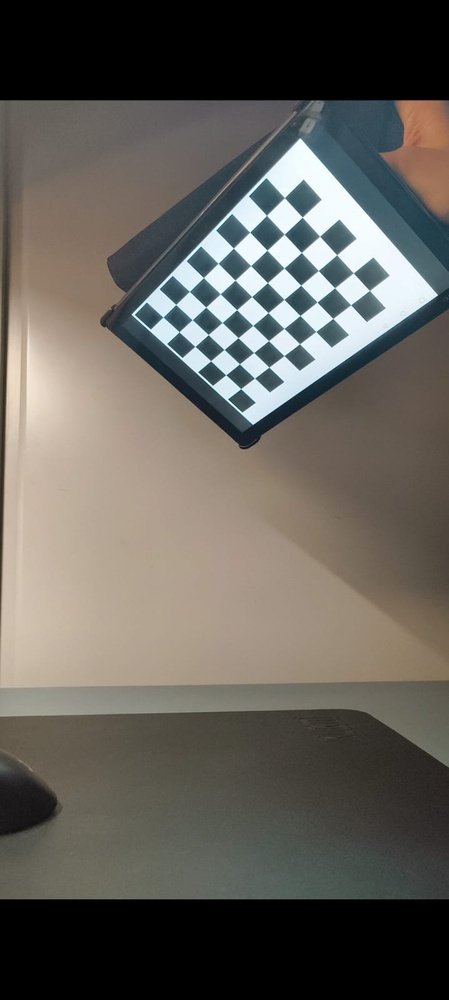
#> input picture resources/calibration/nothing_2a_checkerboards/n2a_cal2_1.jpg, 449 x 1000 px, shrunk from 719 x 1600 before the run; its folder holds only this picture in this run
$ python bowl.py
#> lines starting #> are read from the running program, lines starting #| are printed output that depends on the picture; after the words box and inside, x2 and y2 are one past the last pixel; in counts of white or black regions, pixels touching at a corner belong together
### src/calibration.py
import cv2
import numpy as np
import glob
import os
import re

def intrinsic(images_path, checkerboard_size = (9, 6), square_size = 25, show_detection = False):
    # Termination criteria for corner sub-pixel refinement
#> called with checkerboard_size = (9, 6), square_size = 25, show_detection = False
    criteria = (cv2.TERM_CRITERIA_EPS + cv2.TERM_CRITERIA_MAX_ITER, 30, 0.001)

    # Prepare object points based on the checkerboard grid
    objp = np.zeros((checkerboard_size[0] * checkerboard_size[1], 3), np.float32)
    objp[:, :2] = np.mgrid[0:checkerboard_size[0], 0:checkerboard_size[1]].T.reshape(-1, 2) * square_size

    # Lists to store object points and image points from all images
    object_points = []  # 3D points in real-world space
    image_points = []  # 2D points in image plane
    images = glob.glob(os.path.join(images_path, "*.jpg"))

    # Check if any images were found
    if not images:
        print(f"No images found in the specified directory. Path : {images_path}")
        return None, None

    print(f"Found {len(images)} images. Processing...")

    # Loop through each image in the folder
    for input_image in images:
        img = cv2.imread(input_image)
#> img is the input picture: shape (1000, 449, 3); mean B, G, R 89.8, 96.2, 99.6
        if img is None:
            print(f"Error reading image: {input_image}")
            continue

        # Convert image to grayscale
        gray = cv2.cvtColor(img, cv2.COLOR_BGR2GRAY)
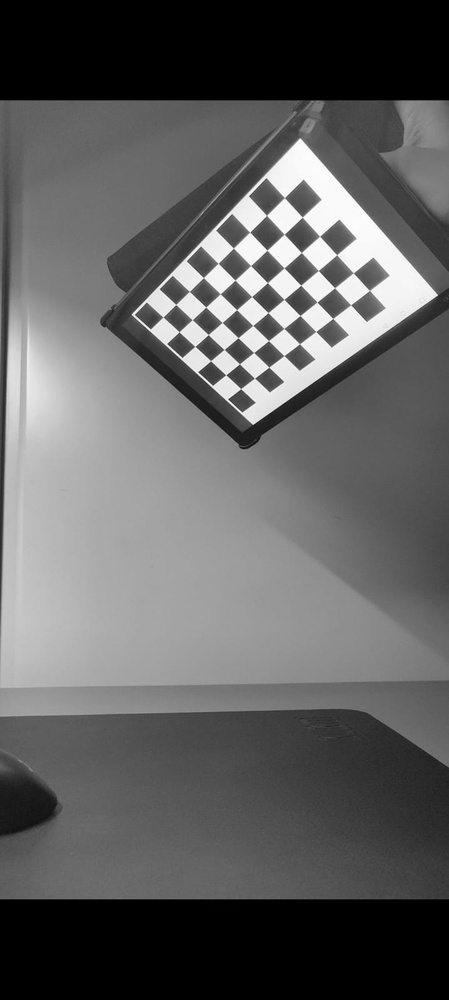
#> gray: shape (1000, 449); min 0, max 254, mean 96.5

        # Apply histogram equalization for better contrast
        clahe = cv2.createCLAHE(clipLimit=2.0, tileGridSize=(8, 8))
        gray = clahe.apply(gray)
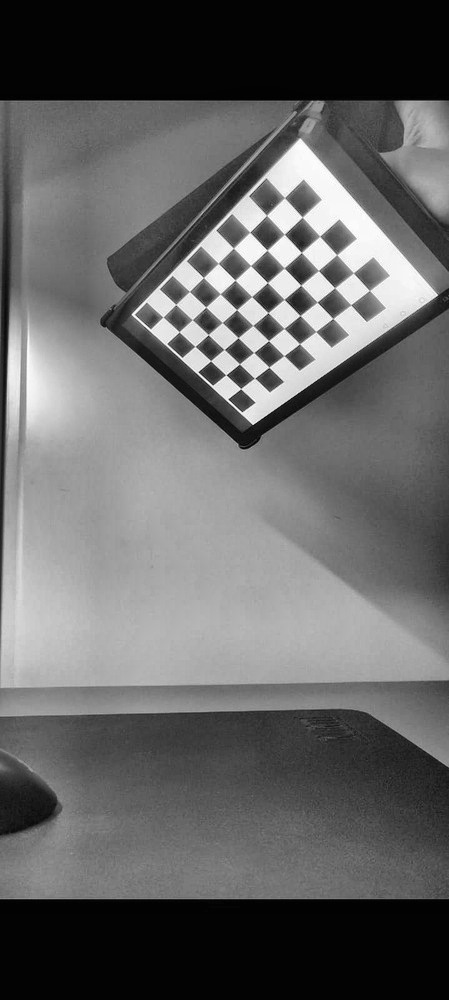
#> gray: shape (1000, 449); min 2, max 255, mean 101.1

        # Define flags for the chessboard detection
        flags = cv2.CALIB_CB_ADAPTIVE_THRESH + cv2.CALIB_CB_FAST_CHECK + cv2.CALIB_CB_NORMALIZE_IMAGE

        # Detect the checkerboard
        ret, corners = cv2.findChessboardCorners(gray, checkerboard_size, flags)
#> ret = True; corners = 54 rows, first 8: [163, 317], [175.7, 304.4], [189.4, 291.4], [203.5, 277.5], [218.3, 263.3], [233.5, 248], [249.7, 232.2], [266.5, 215.2]

        print(f"Processing: {__remove_prefix(input_image, images_path=images_path)} - Checkerboard detected: {ret}")
#| Processing: resources/calibration/nothing_2a_checkerboards/n2a_cal2_1.jpg - Checkerboard detected: True

        if ret:
            # Store object points
            object_points.append(objp)

            # Refine corner locations for better accuracy
            refined_corners = cv2.cornerSubPix(gray, corners, (11, 11), (-1, -1), criteria)
#> refined_corners = 54 rows, first 8: [163.1, 317], [175.8, 304.4], [189.4, 291.4], [203.4, 277.5], [218.2, 263.3], [233.4, 248.1], [249.7, 232.1], [266.5, 215.2]
            image_points.append(refined_corners)

            # Draw detected corners on the image for visualization
            cv2.drawChessboardCorners(img, checkerboard_size, refined_corners, ret)
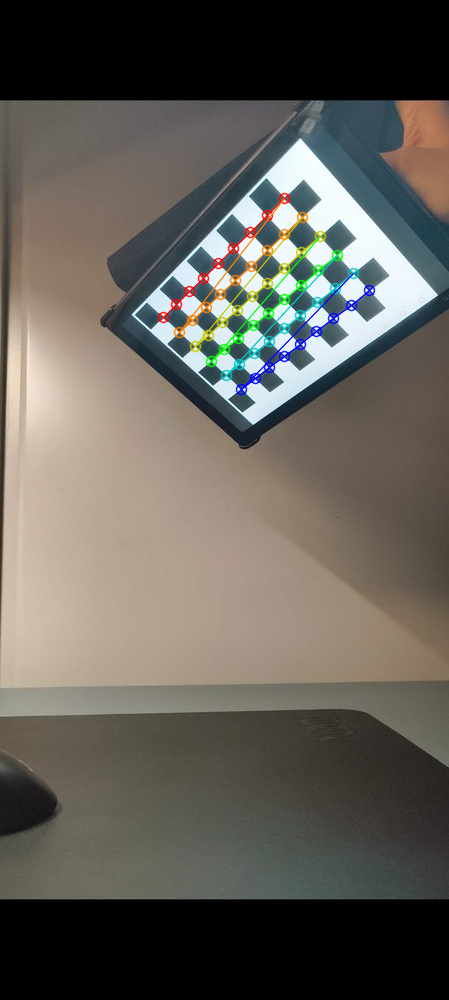
#> img: shape (1000, 449, 3); 1.87% of pixels changed, all inside (x1, y1, x2, y2) = (157, 192, 376, 396)
            if show_detection:
                cv2.imshow("Detected Corners", img)
                cv2.waitKey(1000)

    # Close all OpenCV windows
    cv2.destroyAllWindows()

    # Proceed with calibration if at least one checkerboard was detected
    if len(object_points) > 0:
        img_shape = gray.shape[::-1]  # Image size (width, height)
        ret, mtx, dist, rvecs, tvecs = cv2.calibrateCamera(object_points, image_points, img_shape, None, None)
#> ret = 0.116; mtx = [[695.8, 0, 201.5], [0, 708.9, 489.3], [0, 0, 1]]; dist = [[-0.163, 0.829, -0.00449, -0.00476, -0.998]]; rvecs = ([0.629, 0.596, -0.699],); tvecs = ([-44.13, -194.5, 797.7],)
        return mtx, dist
    else:
        print("No valid checkerboard detections. Calibration failed.")
        return None, None


# Remove prefix for better visualization
def __remove_prefix(text, images_path):
    pattern = re.escape(images_path + '\\')
    cleaned_text = re.sub(pattern, '', text)
    return cleaned_text

### src/utils/display.py
# Shows matrices in a nice way
def mat(matrix, name=None):
    if name:
        print(f"{name} :")
    print("[")
    for row in matrix:
        print(" ".join(f"{val:10.4f}" for val in row))
    print("]")

def title_print(title_text):
    print(f"\n\n<[---------------------{title_text}---------------------]>\n\n")

### src/bowl.py
import calibration
import utils.display as display

# Path where the checkerboard images are stored
n2a_checkerboard_path = "resources\\calibration\\nothing_2a_checkerboards" # Nothing Phone 2a
cam_checkerboard_path = "resources\\calibration\\cam_checkerboards" # Other camera


if __name__ == "__main__":
    mtx_n2a, dist_n2a = calibration.intrinsic(images_path=n2a_checkerboard_path)
#> mtx_n2a = [[695.8, 0, 201.5], [0, 708.9, 489.3], [0, 0, 1]]; dist_n2a = [[-0.163, 0.829, -0.00449, -0.00476, -0.998]]
    display.mat(mtx_n2a, "N2A Intrinsic calibration matrix :")
#> the loop in mat, `for row in matrix:` made 3 passes
#> (printed output is left out)
    display.mat(dist_n2a, "N2A Distortion matrix :")
#> the loop in mat (call 2), `for row in matrix:` made 1 pass
#> (printed output is left out)
    mtx_cam, dist_cam = calibration.intrinsic(images_path=cam_checkerboard_path)

$ run again, on resources/calibration/nothing_2a_checkerboards/n2a_cal2_13.jpg
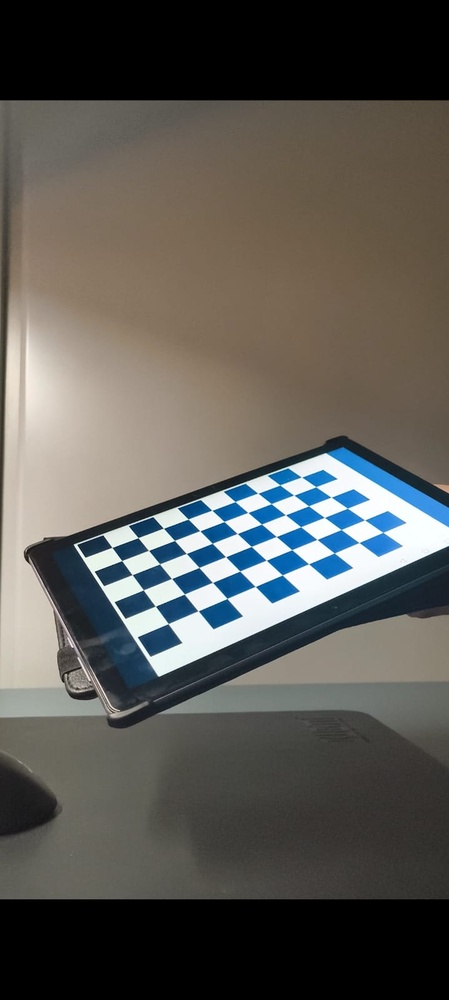
#> input picture resources/calibration/nothing_2a_checkerboards/n2a_cal2_13.jpg, 449 x 1000 px, shrunk from 719 x 1600 before the run
#> in intrinsic, img is the input picture: shape (1000, 449, 3); mean B, G, R 84.8, 89.3, 90.8
#> in intrinsic, `gray = clahe.apply(gray)`:
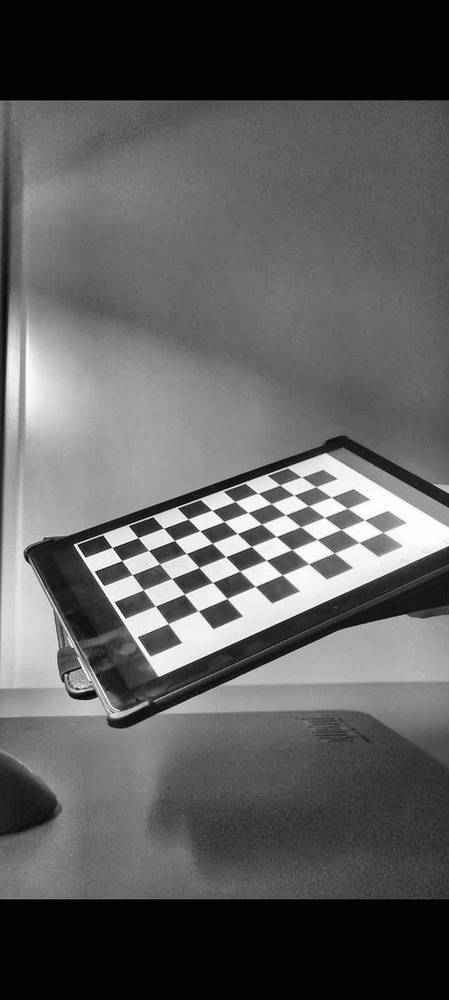
#> gray: shape (1000, 449); min 2, max 255, mean 93.8
#> in intrinsic, `ret, corners = cv2.findChessboardCorners(gray, checkerboard_size, flags)`: ret = True; corners = 54 rows, first 8: [112, 547.4], [138.1, 537.6], [163.6, 528.4], [188.2, 519.1], [212, 510.3], [235, 501.5], [258.6, 493.4], [279.8, 484.6]
#| Processing: resources/calibration/nothing_2a_checkerboards/n2a_cal2_13.jpg - Checkerboard detected: True
#> refined_corners = 54 rows, first 8: [111.9, 547.4], [138, 537.6], [163.4, 528.2], [187.8, 518.8], [212, 510.3], [233.2, 500.2], [258.1, 493.4], [279.8, 484.6]
#> in intrinsic, `cv2.drawChessboardCorners(img, checkerboard_size, refined_corners, ret)`:
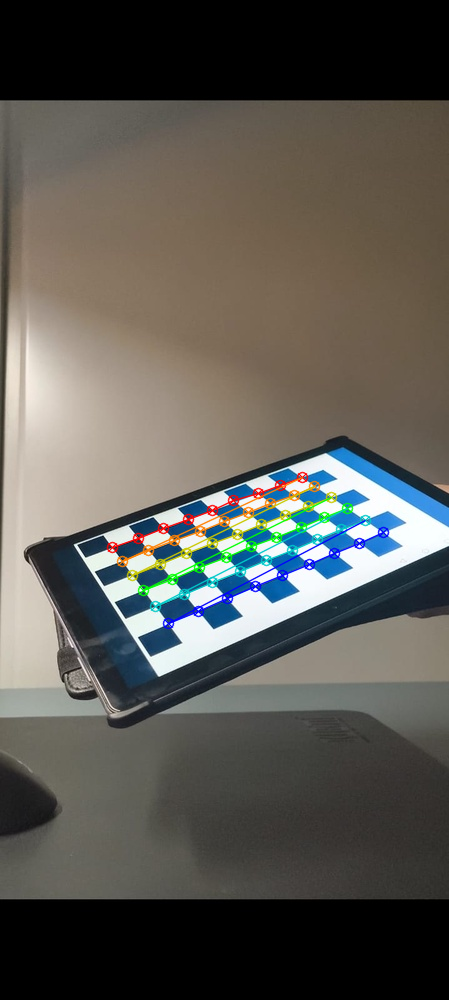
#> img: shape (1000, 449, 3); 2.28% of pixels changed, all inside (x1, y1, x2, y2) = (106, 471, 390, 630)
#> in intrinsic, `ret, mtx, dist, rvecs, tvecs = cv2.calibrateCamera(object_points, imag..`: ret = 0.43; mtx = [[712.3, 0, 199.3], [0, 660.8, 463], [0, 0, 1]]; dist = [[0.423, -6.37, 0.00584, -0.0119, 30.81]]; rvecs = ([-1.07, -0.111, -0.489],); tvecs = ([-77.22, 80.55, 638.9],)
#> mtx_n2a = [[712.3, 0, 199.3], [0, 660.8, 463], [0, 0, 1]]; dist_n2a = [[0.423, -6.37, 0.00584, -0.0119, 30.81]]
#> the loop in mat, `for row in matrix:` made 3 passes
#> (printed output is left out)
#> the loop in mat (call 2), `for row in matrix:` made 1 pass
#> (printed output is left out)

$ run again, on resources/calibration/nothing_2a_checkerboards/n2a_cal2_14.jpg
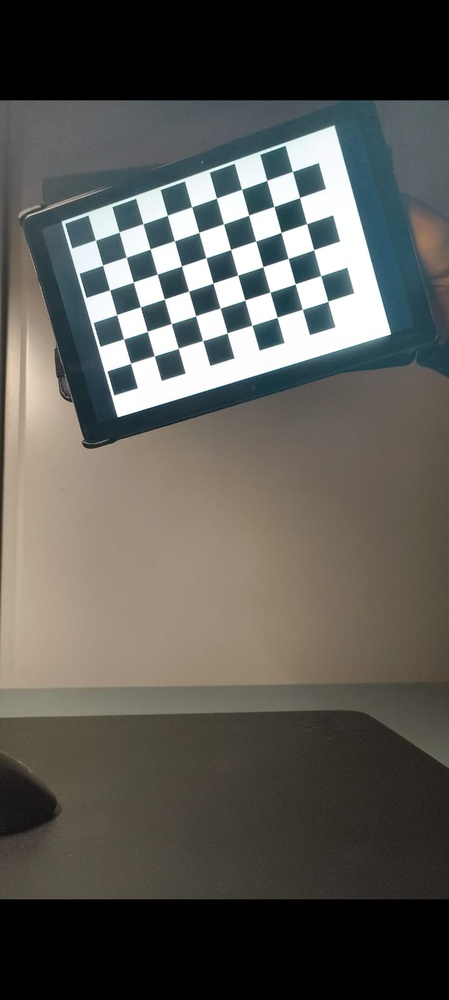
#> input picture resources/calibration/nothing_2a_checkerboards/n2a_cal2_14.jpg, 449 x 1000 px, shrunk from 719 x 1600 before the run
#> in intrinsic, img is the input picture: shape (1000, 449, 3); mean B, G, R 84.1, 89.3, 90.3
#> in intrinsic, `gray = clahe.apply(gray)`:
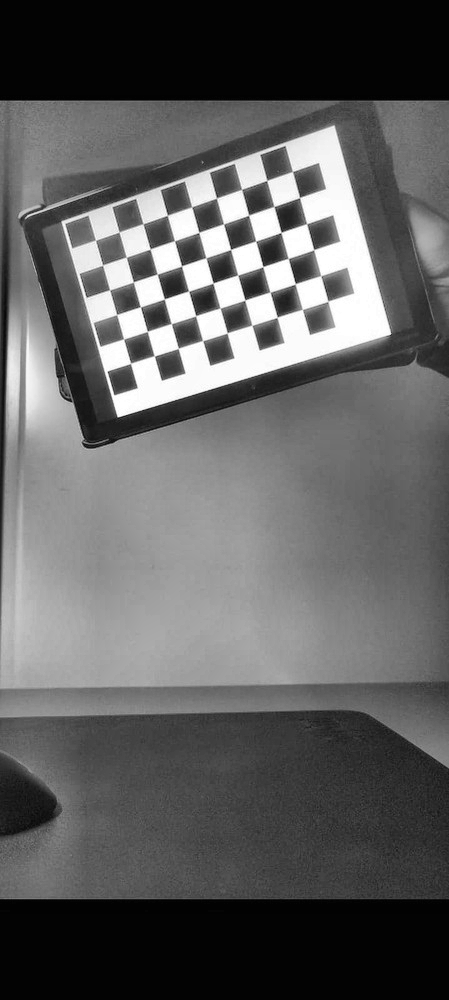
#> gray: shape (1000, 449); min 2, max 255, mean 95.4
#> in intrinsic, `ret, corners = cv2.findChessboardCorners(gray, checkerboard_size, flags)`: ret = True; corners = 54 rows, first 8: [95.51, 240.3], [119.2, 232], [143, 223.9], [167.4, 215.2], [191.6, 207], [216.5, 198], [241.6, 189.4], [266.9, 180.4]
#| Processing: resources/calibration/nothing_2a_checkerboards/n2a_cal2_14.jpg - Checkerboard detected: True
#> refined_corners = 54 rows, first 8: [95.47, 240.3], [119.1, 231.7], [143, 223.9], [167.4, 215.1], [191.7, 206.9], [216.5, 198], [241.6, 189.4], [266.8, 180.3]
#> in intrinsic, `cv2.drawChessboardCorners(img, checkerboard_size, refined_corners, ret)`:
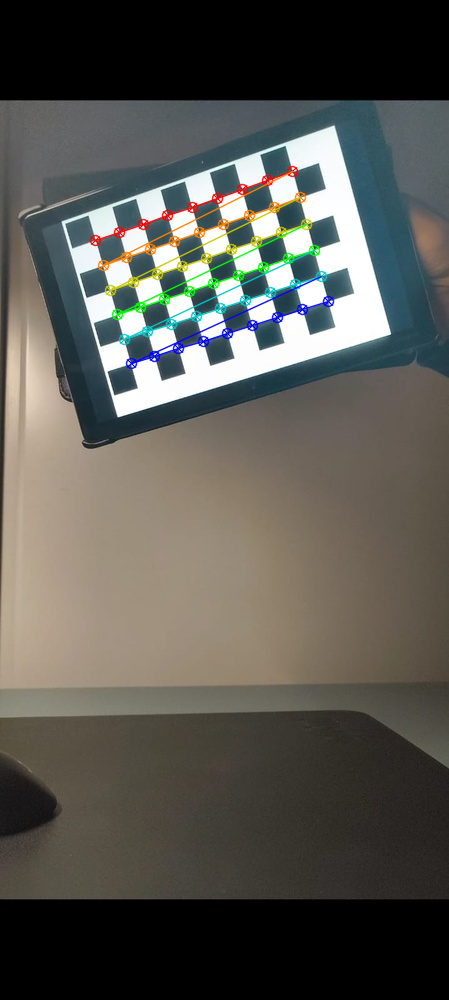
#> img: shape (1000, 449, 3); 2.32% of pixels changed, all inside (x1, y1, x2, y2) = (89, 165, 335, 370)
#> in intrinsic, `ret, mtx, dist, rvecs, tvecs = cv2.calibrateCamera(object_points, imag..`: ret = 0.175; mtx = [[751.7, 0, 221.8], [0, 745.1, 484.5], [0, 0, 1]]; dist = [[-0.334, 2.6, -0.0216, 0.00397, -6.6]]; rvecs = ([0.0292, 0.136, -0.278],); tvecs = ([-124.6, -240.2, 737.8],)
#> mtx_n2a = [[751.7, 0, 221.8], [0, 745.1, 484.5], [0, 0, 1]]; dist_n2a = [[-0.334, 2.6, -0.0216, 0.00397, -6.6]]
#> the loop in mat, `for row in matrix:` made 3 passes
#> (printed output is left out)
#> the loop in mat (call 2), `for row in matrix:` made 1 pass
#> (printed output is left out)

$ run again, on resources/calibration/nothing_2a_checkerboards/n2a_cal2_15.jpg
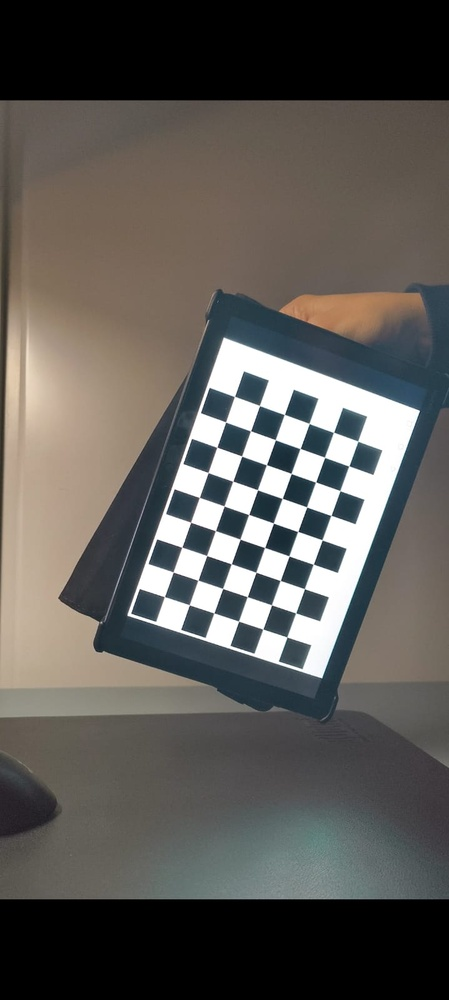
#> input picture resources/calibration/nothing_2a_checkerboards/n2a_cal2_15.jpg, 449 x 1000 px, shrunk from 719 x 1600 before the run
#> in intrinsic, img is the input picture: shape (1000, 449, 3); mean B, G, R 86.5, 90.4, 93
#> in intrinsic, `gray = clahe.apply(gray)`:
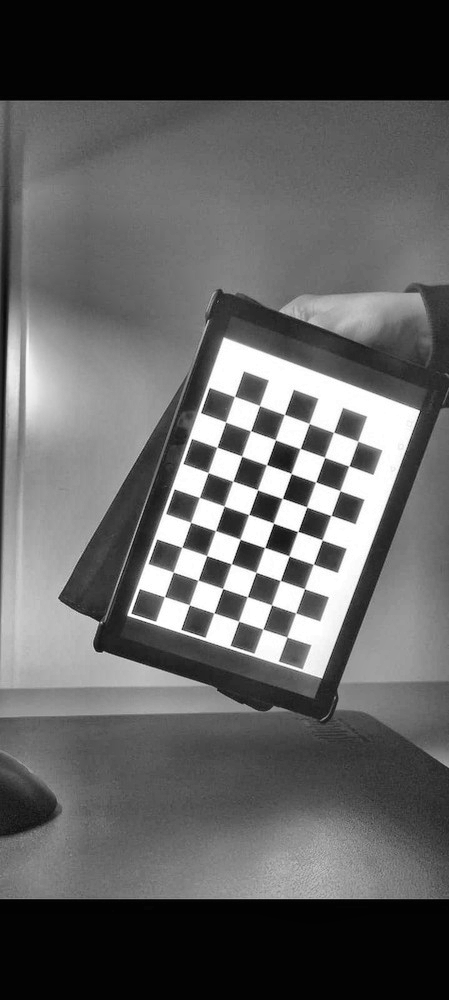
#> gray: shape (1000, 449); min 2, max 255, mean 96.5
#> in intrinsic, `ret, corners = cv2.findChessboardCorners(gray, checkerboard_size, flags)`: ret = True; corners = 54 rows, first 8: [164.4, 596.5], [173.4, 572.2], [181.7, 547.2], [190.7, 522.4], [199.4, 497.4], [208.2, 472.7], [216.9, 447.2], [225.5, 421.9]
#| Processing: resources/calibration/nothing_2a_checkerboards/n2a_cal2_15.jpg - Checkerboard detected: True
#> refined_corners = 54 rows, first 8: [164.3, 596.6], [173.3, 572], [181.7, 547.1], [190.7, 522.3], [199.3, 497.4], [208.1, 472.6], [216.8, 447], [225.7, 422.1]
#> in intrinsic, `cv2.drawChessboardCorners(img, checkerboard_size, refined_corners, ret)`:
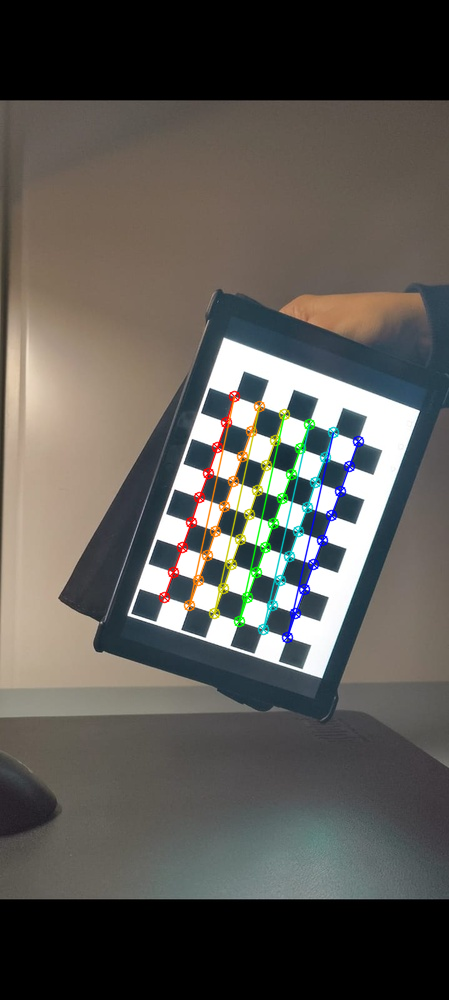
#> img: shape (1000, 449, 3); 2.39% of pixels changed, all inside (x1, y1, x2, y2) = (158, 390, 365, 644)
#> in intrinsic, `ret, mtx, dist, rvecs, tvecs = cv2.calibrateCamera(object_points, imag..`: ret = 0.171; mtx = [[748.8, 0, 225.5], [0, 750.4, 501.8], [0, 0, 1]]; dist = [[0.787, -32.87, 0.00196, -0.000613, 442.1]]; rvecs = ([0.13, -0.0059, -1.23],); tvecs = ([-58.1, 89.94, 716.8],)
#> mtx_n2a = [[748.8, 0, 225.5], [0, 750.4, 501.8], [0, 0, 1]]; dist_n2a = [[0.787, -32.87, 0.00196, -0.000613, 442.1]]
#> the loop in mat, `for row in matrix:` made 3 passes
#> (printed output is left out)
#> the loop in mat (call 2), `for row in matrix:` made 1 pass
#> (printed output is left out)
